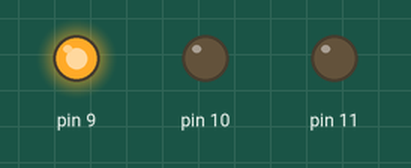
Recording of a sketch running on a simulated Arduino Uno, built with avr-gcc and run on an emulated ATmega328P. On the bench: output pins drawn as LEDs (lit = HIGH).

Above: at 0.05 s.
At 0.65 s:
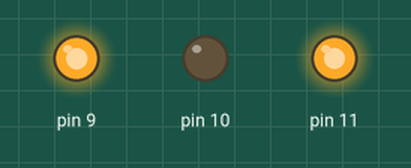
Timing chart, 0 to 3.0 s (numbered marks = the images above):
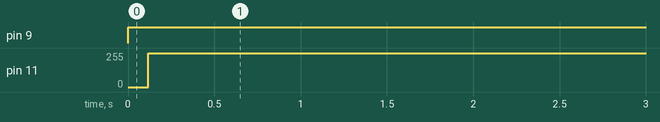

Measured:
- by itself, pin 9: LOW → HIGH at 0.00 s
- by itself, pin 11: 0/255 → 252/255 at 0.12 s

The sketch:

Blink.ino
```cpp
#include <LED.h>

int LEDArray[] = {9, 10, 11}; // Red, Green, Blue
LED LED1(LEDArray);

void setup() {
}

void loop() {
  byte start_color3[] = {255, 0, 0};
  byte end_color3[] = {255, 0, 255};

  // Blink
  LED1.Fade(LEDArray, start_color3 , end_color3, 0); // 0 for no delay
  delay(100);
  LED1.Fade(LEDArray, end_color3 , start_color3, 0); // 0 for no delay
}
```
